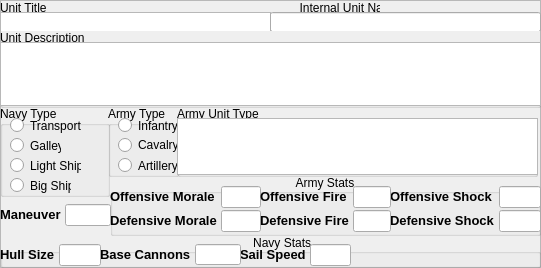
<?xml version="1.0" encoding="UTF-8"?>
<ui version="4.0">
 <class>unit</class>
 <widget class="QFrame" name="unit">
  <property name="geometry">
   <rect>
    <x>0</x>
    <y>0</y>
    <width>541</width>
    <height>268</height>
   </rect>
  </property>
  <property name="windowTitle">
   <string>Frame</string>
  </property>
  <property name="frameShape">
   <enum>QFrame::StyledPanel</enum>
  </property>
  <property name="frameShadow">
   <enum>QFrame::Raised</enum>
  </property>
  <widget class="QGroupBox" name="groupBox">
   <property name="geometry">
    <rect>
     <x>0</x>
     <y>0</y>
     <width>541</width>
     <height>31</height>
    </rect>
   </property>
   <property name="title">
    <string>Unit Title                                                                            Internal Unit Name</string>
   </property>
   <widget class="QTextEdit" name="textEdit">
    <property name="geometry">
     <rect>
      <x>0</x>
      <y>12</y>
      <width>271</width>
      <height>20</height>
     </rect>
    </property>
    <property name="verticalScrollBarPolicy">
     <enum>Qt::ScrollBarAlwaysOff</enum>
    </property>
    <property name="horizontalScrollBarPolicy">
     <enum>Qt::ScrollBarAsNeeded</enum>
    </property>
    <property name="html">
     <string>&lt;!DOCTYPE HTML PUBLIC &quot;-//W3C//DTD HTML 4.0//EN&quot; &quot;http://www.w3.org/TR/REC-html40/strict.dtd&quot;&gt;
&lt;html&gt;&lt;head&gt;&lt;meta name=&quot;qrichtext&quot; content=&quot;1&quot; /&gt;&lt;style type=&quot;text/css&quot;&gt;
p, li { white-space: pre-wrap; }
&lt;/style&gt;&lt;/head&gt;&lt;body style=&quot; font-family:'MS Shell Dlg 2'; font-size:8.25pt; font-weight:400; font-style:normal;&quot;&gt;
&lt;p style=&quot;-qt-paragraph-type:empty; margin-top:0px; margin-bottom:0px; margin-left:0px; margin-right:0px; -qt-block-indent:0; text-indent:0px; font-size:8pt;&quot;&gt;&lt;/p&gt;&lt;/body&gt;&lt;/html&gt;</string>
    </property>
   </widget>
   <widget class="QLineEdit" name="lineEdit">
    <property name="geometry">
     <rect>
      <x>270</x>
      <y>12</y>
      <width>271</width>
      <height>20</height>
     </rect>
    </property>
   </widget>
  </widget>
  <widget class="QGroupBox" name="groupBox_5">
   <property name="geometry">
    <rect>
     <x>0</x>
     <y>30</y>
     <width>541</width>
     <height>78</height>
    </rect>
   </property>
   <property name="title">
    <string>Unit Description</string>
   </property>
   <widget class="QTextEdit" name="textEdit_2">
    <property name="geometry">
     <rect>
      <x>0</x>
      <y>12</y>
      <width>541</width>
      <height>64</height>
     </rect>
    </property>
   </widget>
  </widget>
  <widget class="QGroupBox" name="groupBox_2">
   <property name="geometry">
    <rect>
     <x>108</x>
     <y>106</y>
     <width>71</width>
     <height>71</height>
    </rect>
   </property>
   <property name="title">
    <string>Army Type</string>
   </property>
   <widget class="QRadioButton" name="radioButton">
    <property name="geometry">
     <rect>
      <x>10</x>
      <y>10</y>
      <width>61</width>
      <height>19</height>
     </rect>
    </property>
    <property name="text">
     <string>Infantry</string>
    </property>
   </widget>
   <widget class="QRadioButton" name="radioButton_2">
    <property name="geometry">
     <rect>
      <x>10</x>
      <y>29</y>
      <width>61</width>
      <height>20</height>
     </rect>
    </property>
    <property name="text">
     <string>Cavalry</string>
    </property>
   </widget>
   <widget class="QRadioButton" name="radioButton_3">
    <property name="geometry">
     <rect>
      <x>10</x>
      <y>50</y>
      <width>61</width>
      <height>19</height>
     </rect>
    </property>
    <property name="text">
     <string>Artillery</string>
    </property>
   </widget>
  </widget>
  <widget class="QGroupBox" name="groupBox_3">
   <property name="geometry">
    <rect>
     <x>177</x>
     <y>106</y>
     <width>361</width>
     <height>71</height>
    </rect>
   </property>
   <property name="title">
    <string>Army Unit Type</string>
   </property>
   <widget class="QPlainTextEdit" name="plainTextEdit">
    <property name="geometry">
     <rect>
      <x>0</x>
      <y>12</y>
      <width>361</width>
      <height>57</height>
     </rect>
    </property>
   </widget>
  </widget>
  <widget class="QGroupBox" name="groupBox_4">
   <property name="geometry">
    <rect>
     <x>110</x>
     <y>174</y>
     <width>431</width>
     <height>62</height>
    </rect>
   </property>
   <property name="title">
    <string>Army Stats</string>
   </property>
   <property name="alignment">
    <set>Qt::AlignCenter</set>
   </property>
   <widget class="QWidget" name="gridLayoutWidget_3">
    <property name="geometry">
     <rect>
      <x>280</x>
      <y>10</y>
      <width>151</width>
      <height>51</height>
     </rect>
    </property>
    <layout class="QGridLayout" name="gridLayout_3">
     <property name="horizontalSpacing">
      <number>4</number>
     </property>
     <property name="verticalSpacing">
      <number>0</number>
     </property>
     <item row="1" column="1">
      <widget class="QLineEdit" name="lineEdit_6"/>
     </item>
     <item row="1" column="0">
      <widget class="QLabel" name="label_5">
       <property name="text">
        <string>&lt;!DOCTYPE HTML PUBLIC &quot;-//W3C//DTD HTML 4.0//EN&quot; &quot;http://www.w3.org/TR/REC-html40/strict.dtd&quot;&gt;
&lt;html&gt;&lt;head&gt;&lt;meta name=&quot;qrichtext&quot; content=&quot;1&quot; /&gt;&lt;style type=&quot;text/css&quot;&gt;
p, li { white-space: pre-wrap; }
&lt;/style&gt;&lt;/head&gt;&lt;body style=&quot; font-family:'MS Shell Dlg 2'; font-size:8.25pt; font-weight:400; font-style:normal;&quot;&gt;
&lt;p style=&quot; margin-top:0px; margin-bottom:0px; margin-left:0px; margin-right:0px; -qt-block-indent:0; text-indent:0px;&quot;&gt;&lt;span style=&quot; font-size:10pt; font-weight:600;&quot;&gt;Offensive Shock&lt;/span&gt;&lt;/p&gt;&lt;/body&gt;&lt;/html&gt;</string>
       </property>
      </widget>
     </item>
     <item row="2" column="0">
      <widget class="QLabel" name="label_6">
       <property name="text">
        <string>&lt;!DOCTYPE HTML PUBLIC &quot;-//W3C//DTD HTML 4.0//EN&quot; &quot;http://www.w3.org/TR/REC-html40/strict.dtd&quot;&gt;
&lt;html&gt;&lt;head&gt;&lt;meta name=&quot;qrichtext&quot; content=&quot;1&quot; /&gt;&lt;style type=&quot;text/css&quot;&gt;
p, li { white-space: pre-wrap; }
&lt;/style&gt;&lt;/head&gt;&lt;body style=&quot; font-family:'MS Shell Dlg 2'; font-size:8.25pt; font-weight:400; font-style:normal;&quot;&gt;
&lt;p style=&quot; margin-top:0px; margin-bottom:0px; margin-left:0px; margin-right:0px; -qt-block-indent:0; text-indent:0px;&quot;&gt;&lt;span style=&quot; font-size:10pt; font-weight:600;&quot;&gt;Defensive Shock&lt;/span&gt;&lt;/p&gt;&lt;/body&gt;&lt;/html&gt;</string>
       </property>
      </widget>
     </item>
     <item row="2" column="1">
      <widget class="QLineEdit" name="lineEdit_7"/>
     </item>
    </layout>
   </widget>
   <widget class="QWidget" name="gridLayoutWidget">
    <property name="geometry">
     <rect>
      <x>0</x>
      <y>10</y>
      <width>151</width>
      <height>51</height>
     </rect>
    </property>
    <layout class="QGridLayout" name="gridLayout">
     <property name="horizontalSpacing">
      <number>4</number>
     </property>
     <property name="verticalSpacing">
      <number>0</number>
     </property>
     <item row="1" column="1">
      <widget class="QLineEdit" name="lineEdit_2"/>
     </item>
     <item row="1" column="0">
      <widget class="QLabel" name="label">
       <property name="text">
        <string>&lt;!DOCTYPE HTML PUBLIC &quot;-//W3C//DTD HTML 4.0//EN&quot; &quot;http://www.w3.org/TR/REC-html40/strict.dtd&quot;&gt;
&lt;html&gt;&lt;head&gt;&lt;meta name=&quot;qrichtext&quot; content=&quot;1&quot; /&gt;&lt;style type=&quot;text/css&quot;&gt;
p, li { white-space: pre-wrap; }
&lt;/style&gt;&lt;/head&gt;&lt;body style=&quot; font-family:'MS Shell Dlg 2'; font-size:8.25pt; font-weight:400; font-style:normal;&quot;&gt;
&lt;p style=&quot; margin-top:0px; margin-bottom:0px; margin-left:0px; margin-right:0px; -qt-block-indent:0; text-indent:0px;&quot;&gt;&lt;span style=&quot; font-size:10pt; font-weight:600;&quot;&gt;Offensive Morale&lt;/span&gt;&lt;/p&gt;&lt;/body&gt;&lt;/html&gt;</string>
       </property>
      </widget>
     </item>
     <item row="2" column="0">
      <widget class="QLabel" name="label_2">
       <property name="text">
        <string>&lt;!DOCTYPE HTML PUBLIC &quot;-//W3C//DTD HTML 4.0//EN&quot; &quot;http://www.w3.org/TR/REC-html40/strict.dtd&quot;&gt;
&lt;html&gt;&lt;head&gt;&lt;meta name=&quot;qrichtext&quot; content=&quot;1&quot; /&gt;&lt;style type=&quot;text/css&quot;&gt;
p, li { white-space: pre-wrap; }
&lt;/style&gt;&lt;/head&gt;&lt;body style=&quot; font-family:'MS Shell Dlg 2'; font-size:8.25pt; font-weight:400; font-style:normal;&quot;&gt;
&lt;p style=&quot; margin-top:0px; margin-bottom:0px; margin-left:0px; margin-right:0px; -qt-block-indent:0; text-indent:0px;&quot;&gt;&lt;span style=&quot; font-size:10pt; font-weight:600;&quot;&gt;Defensive Morale&lt;/span&gt;&lt;/p&gt;&lt;/body&gt;&lt;/html&gt;</string>
       </property>
      </widget>
     </item>
     <item row="2" column="1">
      <widget class="QLineEdit" name="lineEdit_3"/>
     </item>
    </layout>
   </widget>
   <widget class="QWidget" name="gridLayoutWidget_2">
    <property name="geometry">
     <rect>
      <x>150</x>
      <y>10</y>
      <width>131</width>
      <height>51</height>
     </rect>
    </property>
    <layout class="QGridLayout" name="gridLayout_2">
     <property name="horizontalSpacing">
      <number>4</number>
     </property>
     <property name="verticalSpacing">
      <number>0</number>
     </property>
     <item row="1" column="0">
      <widget class="QLabel" name="label_3">
       <property name="text">
        <string>&lt;!DOCTYPE HTML PUBLIC &quot;-//W3C//DTD HTML 4.0//EN&quot; &quot;http://www.w3.org/TR/REC-html40/strict.dtd&quot;&gt;
&lt;html&gt;&lt;head&gt;&lt;meta name=&quot;qrichtext&quot; content=&quot;1&quot; /&gt;&lt;style type=&quot;text/css&quot;&gt;
p, li { white-space: pre-wrap; }
&lt;/style&gt;&lt;/head&gt;&lt;body style=&quot; font-family:'MS Shell Dlg 2'; font-size:8.25pt; font-weight:400; font-style:normal;&quot;&gt;
&lt;p style=&quot; margin-top:0px; margin-bottom:0px; margin-left:0px; margin-right:0px; -qt-block-indent:0; text-indent:0px;&quot;&gt;&lt;span style=&quot; font-size:10pt; font-weight:600;&quot;&gt;Offensive Fire&lt;/span&gt;&lt;/p&gt;&lt;/body&gt;&lt;/html&gt;</string>
       </property>
      </widget>
     </item>
     <item row="2" column="0">
      <widget class="QLabel" name="label_4">
       <property name="text">
        <string>&lt;!DOCTYPE HTML PUBLIC &quot;-//W3C//DTD HTML 4.0//EN&quot; &quot;http://www.w3.org/TR/REC-html40/strict.dtd&quot;&gt;
&lt;html&gt;&lt;head&gt;&lt;meta name=&quot;qrichtext&quot; content=&quot;1&quot; /&gt;&lt;style type=&quot;text/css&quot;&gt;
p, li { white-space: pre-wrap; }
&lt;/style&gt;&lt;/head&gt;&lt;body style=&quot; font-family:'MS Shell Dlg 2'; font-size:8.25pt; font-weight:400; font-style:normal;&quot;&gt;
&lt;p style=&quot; margin-top:0px; margin-bottom:0px; margin-left:0px; margin-right:0px; -qt-block-indent:0; text-indent:0px;&quot;&gt;&lt;span style=&quot; font-size:10pt; font-weight:600;&quot;&gt;Defensive Fire&lt;/span&gt;&lt;/p&gt;&lt;/body&gt;&lt;/html&gt;</string>
       </property>
      </widget>
     </item>
     <item row="2" column="1">
      <widget class="QLineEdit" name="lineEdit_5"/>
     </item>
     <item row="1" column="1">
      <widget class="QLineEdit" name="lineEdit_4">
       <property name="text">
        <string/>
       </property>
       <property name="alignment">
        <set>Qt::AlignCenter</set>
       </property>
      </widget>
     </item>
    </layout>
   </widget>
  </widget>
  <widget class="QGroupBox" name="groupBox_6">
   <property name="geometry">
    <rect>
     <x>0</x>
     <y>234</y>
     <width>541</width>
     <height>34</height>
    </rect>
   </property>
   <property name="title">
    <string>       Navy Stats</string>
   </property>
   <property name="alignment">
    <set>Qt::AlignCenter</set>
   </property>
   <widget class="QWidget" name="gridLayoutWidget_5">
    <property name="geometry">
     <rect>
      <x>240</x>
      <y>10</y>
      <width>111</width>
      <height>22</height>
     </rect>
    </property>
    <layout class="QGridLayout" name="gridLayout_5">
     <property name="horizontalSpacing">
      <number>4</number>
     </property>
     <property name="verticalSpacing">
      <number>0</number>
     </property>
     <item row="1" column="1">
      <widget class="QLineEdit" name="lineEdit_9"/>
     </item>
     <item row="1" column="0">
      <widget class="QLabel" name="label_8">
       <property name="text">
        <string>&lt;!DOCTYPE HTML PUBLIC &quot;-//W3C//DTD HTML 4.0//EN&quot; &quot;http://www.w3.org/TR/REC-html40/strict.dtd&quot;&gt;
&lt;html&gt;&lt;head&gt;&lt;meta name=&quot;qrichtext&quot; content=&quot;1&quot; /&gt;&lt;style type=&quot;text/css&quot;&gt;
p, li { white-space: pre-wrap; }
&lt;/style&gt;&lt;/head&gt;&lt;body style=&quot; font-family:'MS Shell Dlg 2'; font-size:8.25pt; font-weight:400; font-style:normal;&quot;&gt;
&lt;p style=&quot; margin-top:0px; margin-bottom:0px; margin-left:0px; margin-right:0px; -qt-block-indent:0; text-indent:0px;&quot;&gt;&lt;span style=&quot; font-size:10pt; font-weight:600;&quot;&gt;Sail Speed&lt;/span&gt;&lt;/p&gt;&lt;/body&gt;&lt;/html&gt;</string>
       </property>
      </widget>
     </item>
    </layout>
   </widget>
   <widget class="QWidget" name="gridLayoutWidget_7">
    <property name="geometry">
     <rect>
      <x>100</x>
      <y>10</y>
      <width>141</width>
      <height>21</height>
     </rect>
    </property>
    <layout class="QGridLayout" name="gridLayout_7">
     <property name="horizontalSpacing">
      <number>4</number>
     </property>
     <property name="verticalSpacing">
      <number>0</number>
     </property>
     <item row="1" column="0">
      <widget class="QLabel" name="label_12">
       <property name="text">
        <string>&lt;!DOCTYPE HTML PUBLIC &quot;-//W3C//DTD HTML 4.0//EN&quot; &quot;http://www.w3.org/TR/REC-html40/strict.dtd&quot;&gt;
&lt;html&gt;&lt;head&gt;&lt;meta name=&quot;qrichtext&quot; content=&quot;1&quot; /&gt;&lt;style type=&quot;text/css&quot;&gt;
p, li { white-space: pre-wrap; }
&lt;/style&gt;&lt;/head&gt;&lt;body style=&quot; font-family:'MS Shell Dlg 2'; font-size:8.25pt; font-weight:400; font-style:normal;&quot;&gt;
&lt;p style=&quot; margin-top:0px; margin-bottom:0px; margin-left:0px; margin-right:0px; -qt-block-indent:0; text-indent:0px;&quot;&gt;&lt;span style=&quot; font-size:10pt; font-weight:600;&quot;&gt;Base Cannons&lt;/span&gt;&lt;/p&gt;&lt;/body&gt;&lt;/html&gt;</string>
       </property>
      </widget>
     </item>
     <item row="1" column="1">
      <widget class="QLineEdit" name="lineEdit_14">
       <property name="text">
        <string/>
       </property>
       <property name="alignment">
        <set>Qt::AlignCenter</set>
       </property>
      </widget>
     </item>
    </layout>
   </widget>
   <widget class="QWidget" name="gridLayoutWidget_8">
    <property name="geometry">
     <rect>
      <x>0</x>
      <y>10</y>
      <width>101</width>
      <height>22</height>
     </rect>
    </property>
    <layout class="QGridLayout" name="gridLayout_8">
     <property name="horizontalSpacing">
      <number>4</number>
     </property>
     <property name="verticalSpacing">
      <number>0</number>
     </property>
     <item row="1" column="0">
      <widget class="QLabel" name="label_13">
       <property name="text">
        <string>&lt;!DOCTYPE HTML PUBLIC &quot;-//W3C//DTD HTML 4.0//EN&quot; &quot;http://www.w3.org/TR/REC-html40/strict.dtd&quot;&gt;
&lt;html&gt;&lt;head&gt;&lt;meta name=&quot;qrichtext&quot; content=&quot;1&quot; /&gt;&lt;style type=&quot;text/css&quot;&gt;
p, li { white-space: pre-wrap; }
&lt;/style&gt;&lt;/head&gt;&lt;body style=&quot; font-family:'MS Shell Dlg 2'; font-size:8.25pt; font-weight:400; font-style:normal;&quot;&gt;
&lt;p style=&quot; margin-top:0px; margin-bottom:0px; margin-left:0px; margin-right:0px; -qt-block-indent:0; text-indent:0px;&quot;&gt;&lt;span style=&quot; font-size:10pt; font-weight:600;&quot;&gt;Hull Size&lt;/span&gt;&lt;/p&gt;&lt;/body&gt;&lt;/html&gt;</string>
       </property>
      </widget>
     </item>
     <item row="1" column="1">
      <widget class="QLineEdit" name="lineEdit_15">
       <property name="text">
        <string/>
       </property>
       <property name="alignment">
        <set>Qt::AlignCenter</set>
       </property>
      </widget>
     </item>
    </layout>
   </widget>
  </widget>
  <widget class="QGroupBox" name="groupBox_7">
   <property name="geometry">
    <rect>
     <x>0</x>
     <y>106</y>
     <width>110</width>
     <height>91</height>
    </rect>
   </property>
   <property name="title">
    <string>Navy Type</string>
   </property>
   <widget class="QRadioButton" name="radioButton_4">
    <property name="geometry">
     <rect>
      <x>10</x>
      <y>30</y>
      <width>51</width>
      <height>19</height>
     </rect>
    </property>
    <property name="text">
     <string>Galley</string>
    </property>
   </widget>
   <widget class="QRadioButton" name="radioButton_5">
    <property name="geometry">
     <rect>
      <x>10</x>
      <y>70</y>
      <width>61</width>
      <height>19</height>
     </rect>
    </property>
    <property name="text">
     <string>Big Ship</string>
    </property>
   </widget>
   <widget class="QRadioButton" name="radioButton_6">
    <property name="geometry">
     <rect>
      <x>10</x>
      <y>50</y>
      <width>71</width>
      <height>19</height>
     </rect>
    </property>
    <property name="text">
     <string>Light Ship</string>
    </property>
   </widget>
   <widget class="QRadioButton" name="radioButton_7">
    <property name="geometry">
     <rect>
      <x>10</x>
      <y>10</y>
      <width>71</width>
      <height>19</height>
     </rect>
    </property>
    <property name="text">
     <string>Transport</string>
    </property>
   </widget>
   <zorder>radioButton_4</zorder>
   <zorder>radioButton_5</zorder>
   <zorder>radioButton_6</zorder>
   <zorder>radioButton_7</zorder>
   <zorder>gridLayoutWidget_4</zorder>
  </widget>
  <widget class="QWidget" name="gridLayoutWidget_4">
   <property name="geometry">
    <rect>
     <x>0</x>
     <y>200</y>
     <width>111</width>
     <height>31</height>
    </rect>
   </property>
   <layout class="QGridLayout" name="gridLayout_4">
    <property name="horizontalSpacing">
     <number>4</number>
    </property>
    <property name="verticalSpacing">
     <number>0</number>
    </property>
    <item row="1" column="1">
     <widget class="QLineEdit" name="lineEdit_8"/>
    </item>
    <item row="1" column="0">
     <widget class="QLabel" name="label_7">
      <property name="text">
       <string>&lt;!DOCTYPE HTML PUBLIC &quot;-//W3C//DTD HTML 4.0//EN&quot; &quot;http://www.w3.org/TR/REC-html40/strict.dtd&quot;&gt;
&lt;html&gt;&lt;head&gt;&lt;meta name=&quot;qrichtext&quot; content=&quot;1&quot; /&gt;&lt;style type=&quot;text/css&quot;&gt;
p, li { white-space: pre-wrap; }
&lt;/style&gt;&lt;/head&gt;&lt;body style=&quot; font-family:'MS Shell Dlg 2'; font-size:8.25pt; font-weight:400; font-style:normal;&quot;&gt;
&lt;p style=&quot; margin-top:0px; margin-bottom:0px; margin-left:0px; margin-right:0px; -qt-block-indent:0; text-indent:0px;&quot;&gt;&lt;span style=&quot; font-size:10pt; font-weight:600;&quot;&gt;Maneuver&lt;/span&gt;&lt;/p&gt;&lt;/body&gt;&lt;/html&gt;</string>
      </property>
     </widget>
    </item>
   </layout>
  </widget>
 </widget>
 <resources/>
 <connections/>
</ui>
